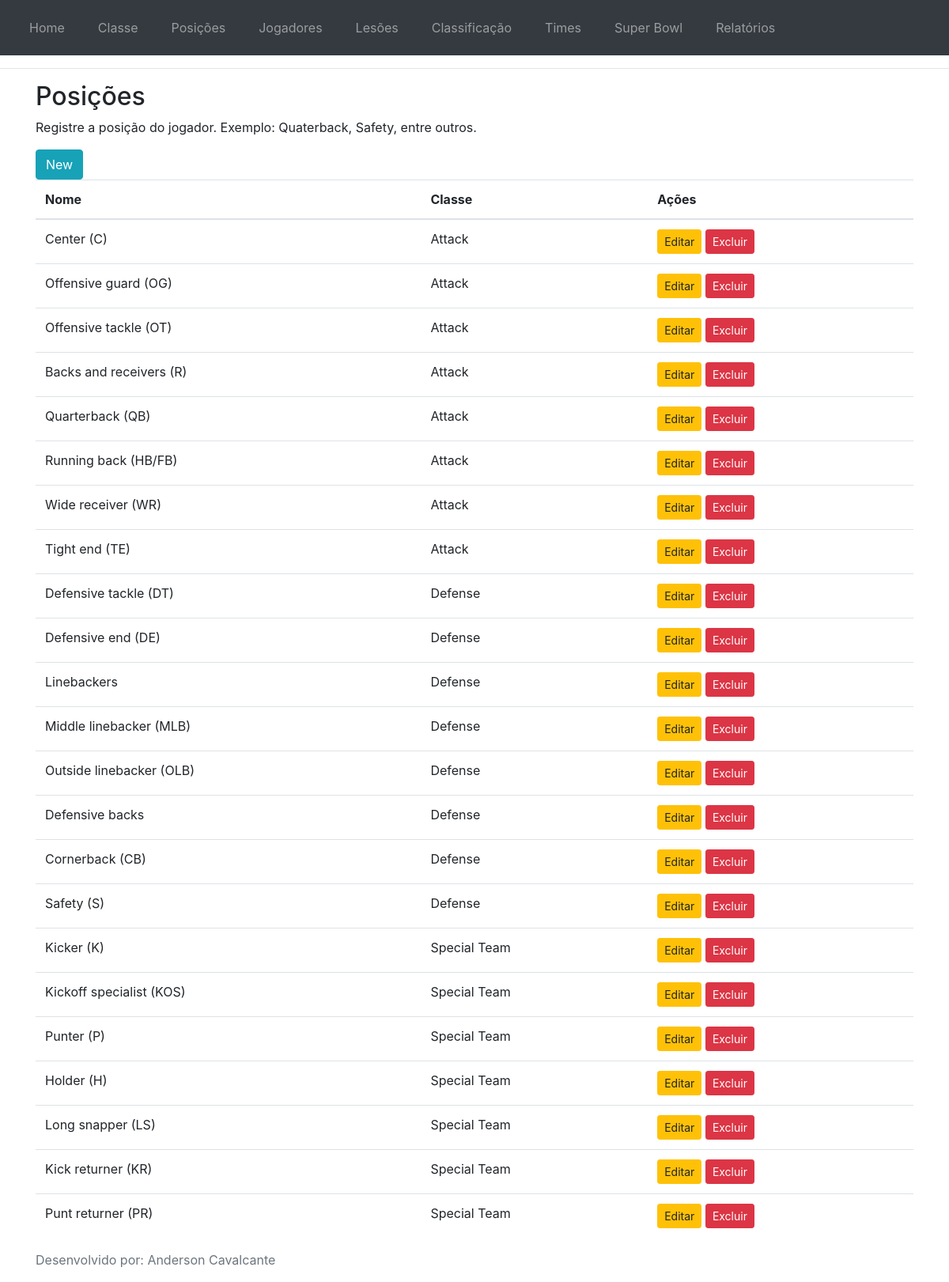
The app's page /posicao/posicao.php (signed in) with its own data.
### tables this page shows
CREATE TABLE `posicao` (
  `id` int(11) NOT NULL,
  `nome` varchar(50) NOT NULL,
  `id_classe` int(11) NOT NULL
);

CREATE TABLE `classe` (
  `id` int(11) NOT NULL,
  `nome` varchar(30) NOT NULL
);

### posicao/lista_posicao.php (the view)
<div class="container print">
    <h2>Posições</h2>
    <p>Registre a posição do jogador. Exemplo: Quaterback, Safety, entre outros.</p>
    <a class="btn btn-info" href="posicao.php?acao=novo">New</a>
    <?php if (count($registros)==0): ?>
    <p>No records found.</p>
    <?php else: ?>
    <table class="table table-hover table-stripped">
        <thead>
            <th>Nome</th>
            <th>Classe</th>
            <th>Ações</th>
        </thead>
        <tbody>
            <?php foreach ($registros as $linha): ?>
            <tr>
                <td><?php echo $linha['nome']; ?></td>
                <td><?php echo $linha['classe']; ?></td>
                <td>
                    <a class="btn btn-warning btn-sm" href="posicao.php?acao=buscar&id=<?php echo $linha['id']; ?>">Editar</a>
                    <a class="btn btn-danger btn-sm" href="posicao.php?acao=excluir&id=<?php echo $linha['id']; ?>">Excluir</a>
                </td>
            </tr>
            <?php endforeach; ?>
        </tbody>
    </table>
    <?php endif; ?>
</div>

### records on screen
posicao: nome "Center (C)", id_classe.nome "Attack"
posicao: nome "Offensive guard (OG)", id_classe.nome "Attack"
posicao: nome "Offensive tackle (OT)", id_classe.nome "Attack"
posicao: nome "Backs and receivers (R)", id_classe.nome "Attack"
posicao: nome "Quarterback (QB)", id_classe.nome "Attack"
posicao: nome "Running back (HB/FB)", id_classe.nome "Attack"
posicao: nome "Wide receiver (WR)", id_classe.nome "Attack"
posicao: nome "Tight end (TE)", id_classe.nome "Attack"
posicao: nome "Defensive tackle (DT)", id_classe.nome "Defense"
posicao: nome "Defensive end (DE)", id_classe.nome "Defense"
posicao: nome "Linebackers", id_classe.nome "Defense"
posicao: nome "Middle linebacker (MLB)", id_classe.nome "Defense"
posicao: nome "Outside linebacker (OLB)", id_classe.nome "Defense"
posicao: nome "Defensive backs", id_classe.nome "Defense"
posicao: nome "Cornerback (CB)", id_classe.nome "Defense"
posicao: nome "Safety (S)", id_classe.nome "Defense"
posicao: nome "Kicker (K)", id_classe.nome "Special Team"
posicao: nome "Kickoff specialist (KOS)", id_classe.nome "Special Team"
posicao: nome "Punter (P)", id_classe.nome "Special Team"
posicao: nome "Holder (H)", id_classe.nome "Special Team"
posicao: nome "Long snapper (LS)", id_classe.nome "Special Team"
posicao: nome "Kick returner (KR)", id_classe.nome "Special Team"
posicao: nome "Punt returner (PR)", id_classe.nome "Special Team"
